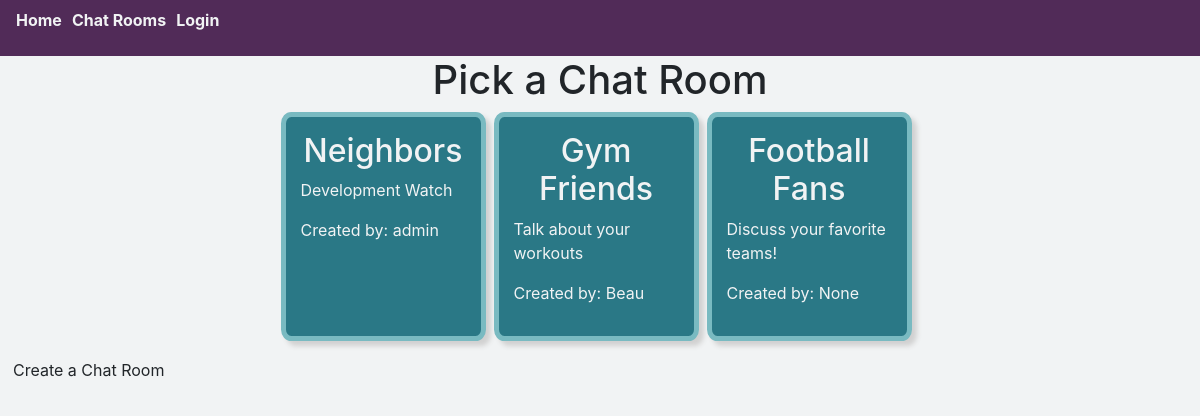
The app's page /chat_rooms/, older data.
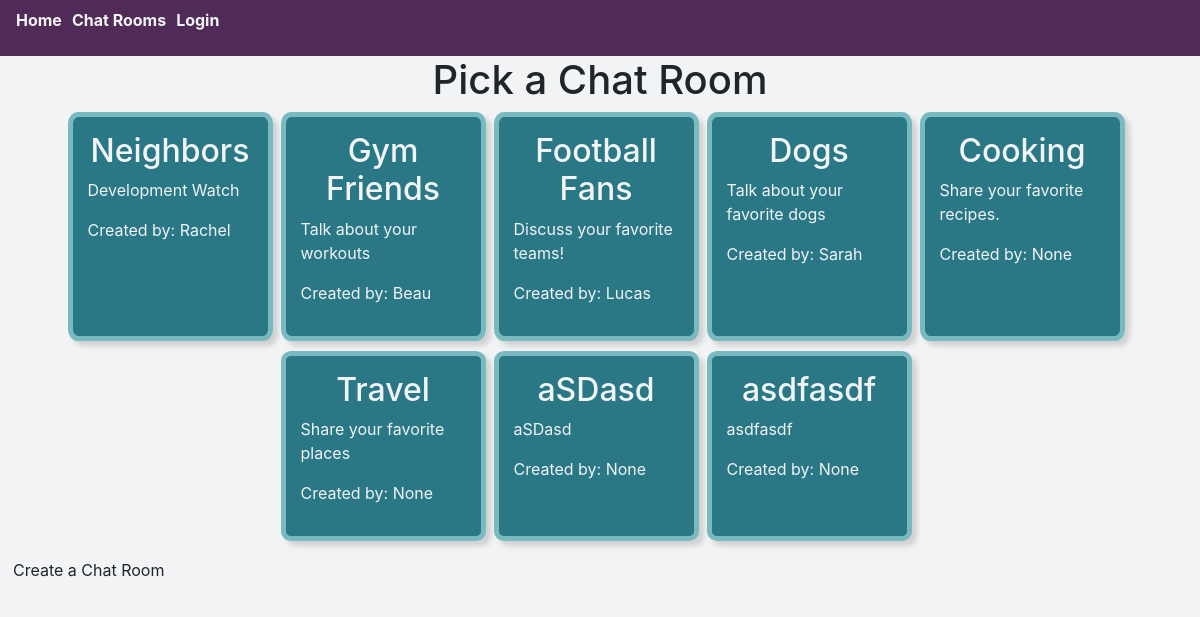
The same page, newer data.
### chat_app/models.py (models this page shows, shortened)
class Room(models.Model):
    name = models.CharField(max_length=255)
    description = models.CharField(max_length=255, null=True)
    created_by = models.ForeignKey(User, on_delete=models.CASCADE, null=True, related_name='rooms')
    members = models.ManyToManyField(User)

### chat_app/views.py (the view)
# urls.py: path('chat_rooms/', views.ListView.as_view(), name='chat_rooms'),
class ListView(generic.ListView):
    model = Room
    template_name = 'chat_app/chat_rooms.html'

### chat_app/templates/chat_app/chat_rooms.html
{% extends 'chat_app/base.html' %}
{% block content %}
<h1 class="d-flex justify-content-center">Pick a Chat Room</h1>
<div class="rooms-container row d-flex justify-content-center">
  {% for room in object_list %}
  <div class="card room-card col-2 mr-2">
    <h2><a href="{% url 'chat_app:chat_detail' room.id %}" class="room-name">{{room.name}}</a></h2>
    <p>{{room.description}}</p>
    <p>Created by: {{room.created_by}}</p>
  </div>
  {% endfor %}
</div>
<a href="{% url 'chat_app:create_room' %}" class="btn">Create a Chat Room</a>
{% endblock content %}

### chat_app/templates/chat_app/base.html (shortened to what this page needs)
{% load static %}
<!DOCTYPE html>
<html lang="en">
<head>
  <link rel="stylesheet" href="https://stackpath.bootstrapcdn.com/bootstrap/4.3.1/css/bootstrap.min.css">
  <link rel="stylesheet" href="{% static 'styles.css' %}">
</head>
<body>
  <div class="container-fluid main-content">
    {% include 'chat_app/header.html' %}
    {% block content %}
    {% endblock content %}
  </div>
</body>
</html>

### chat_app/templates/chat_app/header.html
<nav class="navbar">
  <ul class="d-flex flex-row">
    <li><a href="{% url 'chat_app:index' %}">Home</a></li>
    <li><a href="{% url 'chat_app:chat_rooms' %}">Chat Rooms</a></li>
      {% if request.user.is_authenticated %}
        <li><a href="{% url 'logout' %}">Logout</a></li>
      {% else %}
        <li><a href="{% url 'login' %}">Login</a></li>
      {% endif %}
  </ul>
</nav>

### chat_app/static/styles.css (style rules this page uses)
* { box-sizing: border-box; }
.main-content { padding: 0px; }
body { background-color: #f1f3f4; }
.navbar { background-color: #512b58; }
.navbar ul { padding-left: 0px; }
.navbar li { list-style: none; margin-right: 10px; }
.navbar li a { color: #f1f3f4; font-weight: bold; }
.room-card { padding: 15px; border-radius: 5%; border: solid 5px #79bac1; background-color: #2a7886; box-shadow: 5px 5px 5px #D1D1D1; margin-bottom: 10px; padding: 15px; }
.room-card h2 { text-align: center; }
.room-card a { color: #f1f3f4; }
.room-card p { color: #f1f3f4; }

Row changes from the older to the newer data that the page shows:
changed Room "Neighbors": created_by "admin" → "Rachel"
changed Room "Football Fans": created_by "None" → "Lucas"
added Room: name "Dogs", description "Talk about your favorite dogs", created_by "Sarah"
added Room: name "Cooking", description "Share your favorite recipes.", created_by "None"
added Room: name "Travel", description "Share your favorite places", created_by "None"
added Room: name "aSDasd", description "aSDasd", created_by "None"
added Room: name "asdfasdf", description "asdfasdf", created_by "None"
